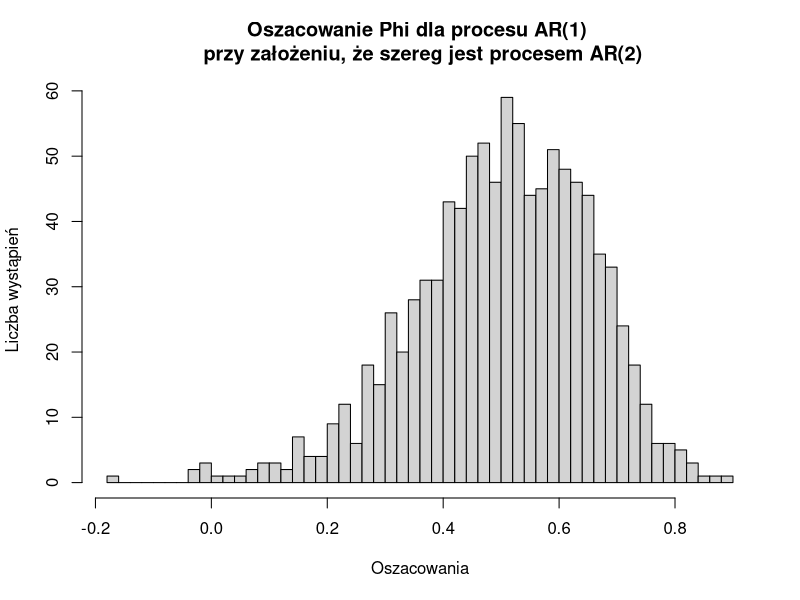

Here is the R script that generated this plot:
## R
## Załóżmy, że proces jest naprawdę procesem AR(2);
## ponieważ jego symulacja jest bardziej skomplikowana, skorzystamy z arima.sim

require(forecast)
time_steps  <- 24 
N           <- 1000
sigma_error <- 1


phi_1 <- 0.7
phi_2 <- -0.2
estimates <- numeric(N)
for (i in 1:N) {
  res <- arima.sim(list(order = c(2,0,0),
                        ar = c(phi_1, phi_2)),
                        n = time_steps)

  estimates[i] <- arima(res, c(1, 0, 0))$coef[1]
}

hist(estimates,
     main = "Oszacowanie Phi dla procesu AR(1) \n przy założeniu, że szereg jest procesem AR(2)",
     xlab = "Oszacowania",
     ylab = "Liczba wystąpień",
     breaks = 50)

##R
summary(estimates)
